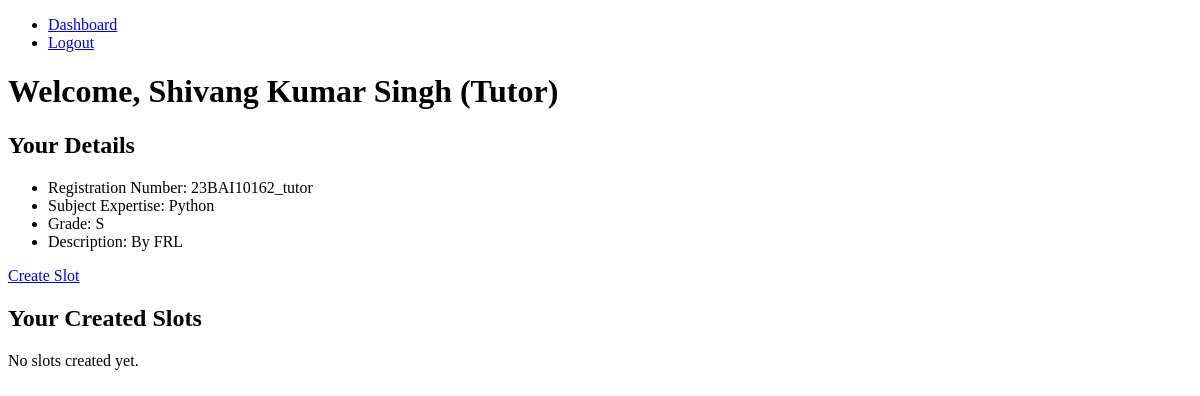
/dashboard (signed in), run on an earlier commit of the app's database.
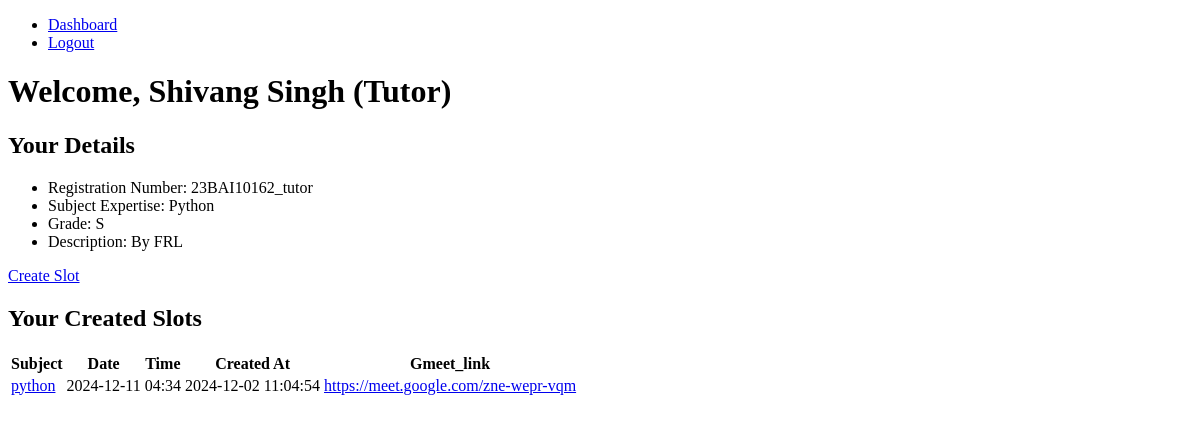
And on a later commit of the database.
### models.py (models this page shows)
class User(db.Model):
    __tablename__ = 'users'
    registration_number = db.Column(db.String(20), primary_key=True)
    name = db.Column(db.String(100), nullable=False)
    email = db.Column(db.String(100), nullable=False)
    password_hash = db.Column(db.Text, nullable=False)
    role = db.Column(db.Enum('student', 'tutor', 'admin', name='user_roles'), nullable=False)
    created_at = db.Column(db.DateTime, default=datetime.utcnow)
    student = db.relationship('Student', back_populates='user', uselist=False)
    tutor = db.relationship('Tutor', back_populates='user', uselist=False)

class Slot(db.Model):
    __tablename__ = 'slots'
    id = db.Column(db.Integer, primary_key=True)
    tutor_registration_number = db.Column(
        db.String(20), db.ForeignKey('tutors.registration_number'), nullable=False
    )
    subject = db.Column(db.String(100), nullable=False)
    date = db.Column(db.Date, nullable=False)
    time = db.Column(db.Time, nullable=False)
    gmeet_link = db.Column(db.String(255), nullable=True)
    created_at = db.Column(db.DateTime, default=datetime.utcnow)
    tutor = db.relationship('Tutor', back_populates='slots')
    requests = db.relationship('Request', back_populates='slot')
    reviews = db.relationship('Review', back_populates='slot')

### controllers.py (the view, shortened to what this page needs)
@app.route("/dashboard", methods=["GET", "POST"])
@auth_required
def dashboard():
    user = User.query.get(session['user_id'])
    if user.role=='tutor':
        tutor=Tutor.query.filter_by(registration_number=user.registration_number).first()
        slots=Slot.query.filter_by(tutor_registration_number=tutor.registration_number).all()
        requests = Request.query.join(Slot).filter(Slot.tutor_registration_number == tutor.registration_number).all()
        return render_template("tutor.html",user=user,tutor=tutor,slots=slots,requests=requests)
    elif user.role=='admin':
        return render_template("admin.html",user=user)

### controllers.py (called while the page is built)
def auth_required(func):
    @wraps(func)
    def inner(*args, **kwargs):
        if 'user_id' in session:
            return func(*args, **kwargs)
        else:
            flash("Please login to continue")
            return redirect(url_for("home"))
    return inner

### templates/tutor.html (shortened to what this page needs)
{% extends "base.html" %}
{% block content %}
<h1>Welcome, {{ user.name }} (Tutor)</h1>
<section>
    <h2>Your Details</h2>
    <ul>
        <li>Registration Number: {{ user.registration_number }}</li>
        <li>Subject Expertise: {{ tutor.subject }}</li>
        <li>Grade: {{ tutor.grade }}</li>
        <li>Description: {{ tutor.description }}</li>
    </ul>
</section>
    <div class="text-center my-4">
        <a href="{{ url_for('create_slot') }}" class="btn btn-primary">
            Create Slot
        </a>
    </div>
<section>
    <h2>Your Created Slots</h2>
{% if slots %}
    <table>
        <thead>
            <tr>
                <th>Subject</th>
                <th>Date</th>
                <th>Time</th>
                <th>Created At</th>
                <th>Gmeet_link</th>
            </tr>
        </thead>
        <tbody>
            {% for slot in slots %}
                <tr>
                    <td>
                    <form action="/slot_request/{{ slot.id }}" method="POST">
                        <a href="#" onclick="this.closest('form').submit()" >{{ slot.subject }}</a>
                    </form>
                    </td>
                    <td>{{ slot.date.strftime('%Y-%m-%d') }}</td>
                    <td>{{ slot.time.strftime('%H:%M') }}</td>
                    <td>{{ slot.created_at.strftime('%Y-%m-%d %H:%M:%S') }}</td>
                    <td><a href="{{ slot.gmeet_link }}">{{ slot.gmeet_link }}</a></td></tr>
            {% endfor %}
        </tbody>
    </table>
{% else %}
    <p>No slots created yet.</p>
{% endif %}
</section>
{% endblock %}

What changed in the data, as far as the page shows it:
changed User "23BAI10162_tutor": name "Shivang Kumar Singh" → "Shivang Singh"
added Slot: subject "python", date "2024-12-11", time "04:34", created_at "2024-12-02 11:04:54", gmeet_link "https://meet.google.com/zne-wepr-vqm"
Also different on the page:
text no longer shown: "No slots created yet."
text now shown: "Subject Date Time Created At Gmeet_link"
